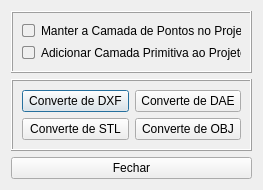
<?xml version="1.0" encoding="UTF-8"?>
<ui version="4.0">
 <class>Dialog</class>
 <widget class="QDialog" name="Dialog">
  <property name="geometry">
   <rect>
    <x>0</x>
    <y>0</y>
    <width>263</width>
    <height>190</height>
   </rect>
  </property>
  <property name="minimumSize">
   <size>
    <width>263</width>
    <height>190</height>
   </size>
  </property>
  <property name="maximumSize">
   <size>
    <width>263</width>
    <height>190</height>
   </size>
  </property>
  <property name="windowTitle">
   <string>Dialog</string>
  </property>
  <layout class="QGridLayout" name="gridLayout_3">
   <item row="0" column="0">
    <widget class="QFrame" name="frame">
     <property name="frameShape">
      <enum>QFrame::Box</enum>
     </property>
     <property name="frameShadow">
      <enum>QFrame::Raised</enum>
     </property>
     <layout class="QGridLayout" name="gridLayout">
      <item row="0" column="0" colspan="2">
       <widget class="QCheckBox" name="checkBoxPontos">
        <property name="styleSheet">
         <string notr="true">QCheckBox::indicator {
    width: 11px;  /* Aumentei um pouco o tamanho para melhor visualização */
    height: 11px;
    border-radius: 2px; /* Cantos ligeiramente arredondados */
    background-color: transparent; /* Cor de fundo padrão */
    border: 1px solid #8a8a8a; /* Borda padrão */
    transition: all 0.2s ease; /* Suaviza as transições */
}

QCheckBox::indicator:hover {
    background-color: #7eafff; /* Azul suave ao passar o mouse */
    border: 1px solid #8a8a8a; /* Borda padrão ao passar o mouse */
    border-radius: 2px; /* Mantém os cantos arredondados */
}

QCheckBox::indicator:checked {
    width: 11px;  /* Aumenta um pouco o tamanho para melhor visualização */
    height: 11px;
    background-color: #0000ff; /* Azul mais forte ao ser clicado */
    border: 1px solid #00007f; /* Borda Azul escura ao ser clicado */
    border-radius: 3px; /* Mantém os cantos arredondados */
    box-shadow: inset 0px 4px 8px rgba(255, 0, 0, 0.5); /* Sombra interna para efeito 3D */
}
</string>
        </property>
        <property name="text">
         <string>Manter a Camada de Pontos no Projeto</string>
        </property>
       </widget>
      </item>
      <item row="1" column="0" colspan="2">
       <widget class="QCheckBox" name="checkBoxGRADE">
        <property name="styleSheet">
         <string notr="true">QCheckBox::indicator {
    width: 11px;  /* Aumentei um pouco o tamanho para melhor visualização */
    height: 11px;
    border-radius: 2px; /* Cantos ligeiramente arredondados */
    background-color: transparent; /* Cor de fundo padrão */
    border: 1px solid #8a8a8a; /* Borda padrão */
    transition: all 0.2s ease; /* Suaviza as transições */
}

QCheckBox::indicator:hover {
    background-color: #7eafff; /* Azul suave ao passar o mouse */
    border: 1px solid #8a8a8a; /* Borda padrão ao passar o mouse */
    border-radius: 2px; /* Mantém os cantos arredondados */
}

QCheckBox::indicator:checked {
    width: 11px;  /* Aumenta um pouco o tamanho para melhor visualização */
    height: 11px;
    background-color: #0000ff; /* Azul mais forte ao ser clicado */
    border: 1px solid #00007f; /* Borda Azul escura ao ser clicado */
    border-radius: 3px; /* Mantém os cantos arredondados */
    box-shadow: inset 0px 4px 8px rgba(255, 0, 0, 0.5); /* Sombra interna para efeito 3D */
}
</string>
        </property>
        <property name="text">
         <string>Adicionar Camada Primitiva ao Projeto</string>
        </property>
       </widget>
      </item>
     </layout>
    </widget>
   </item>
   <item row="1" column="0">
    <widget class="QFrame" name="frame_2">
     <property name="frameShape">
      <enum>QFrame::Box</enum>
     </property>
     <property name="frameShadow">
      <enum>QFrame::Raised</enum>
     </property>
     <layout class="QGridLayout" name="gridLayout_2">
      <item row="0" column="0">
       <widget class="QPushButton" name="pushButton_converte">
        <property name="styleSheet">
         <string notr="true">/* Estado normal: mantém o estilo original definido pelo Qtdesigner */
QPushButton {
    /* Não há alterações aqui, preserva o visual padrão */
}

/* Ao passar o mouse: aplica o efeito &quot;Windows Vista&quot; com magenta neon,
   onde a parte inferior fica mais clara e iluminada */
QPushButton:hover {
    background: qlineargradient(
        spread: pad,
        x1: 0, y1: 0,
        x2: 0, y2: 1,
        stop: 0   #ff66ff,  /* Topo levemente mais claro */
        stop: 0.8 #ff00ff,  /* Cor principal: magenta neon */
        stop: 1   #ff99ff   /* Fundo mais claro e iluminado */
    );
    border: 1px solid #ff00ff; /* Realça a borda em magenta neon */
    border-radius: 4px;         /* Garante cantos arredondados, se necessário */
    transition: all 0.2s ease;  /* Suaviza a transição do efeito */
}

/* Ao clicar: fixa o efeito com cor sólida e aparência &quot;pressionada&quot; */
QPushButton:pressed {
    background: qlineargradient(
        spread: pad,
        x1: 0, y1: 0,
        x2: 0, y2: 1,
        stop: 0   #ff00ff,  /* Gradiente para efeito pressionado */
        stop: 1   #e600e6
    );
    border: 1px solid #b300b3;  /* Borda levemente escurecida */
    transform: scale(0.98);      /* Sutil redução de escala para simular clique */
}
</string>
        </property>
        <property name="text">
         <string>Converte de DXF</string>
        </property>
       </widget>
      </item>
      <item row="0" column="1">
       <widget class="QPushButton" name="pushButton_converteDAE">
        <property name="styleSheet">
         <string notr="true">/* Estado normal: mantém o estilo original definido pelo Qtdesigner */
QPushButton {
    /* Não há alterações aqui, preserva o visual padrão */
}

/* Ao passar o mouse: aplica o efeito &quot;Windows Vista&quot; com azul neon */
QPushButton:hover {
    background: qlineargradient(
        spread: pad,
        x1: 0, y1: 0,
        x2: 0, y2: 1,
        stop: 0   #00f7ff,  /* Topo levemente mais claro */
        stop: 0.8 #80f0ff,
        stop: 1   #60e0f0   /* Fundo com variação suave */
    );
    border: 1px solid #00d9ff; /* Realça a borda em azul neon */
    border-radius: 4px;         /* Garante cantos arredondados, se necessário */
    transition: all 0.2s ease;  /* Suaviza a transição do efeito */
}

/* Ao clicar: fixa o efeito com cor sólida e aparência &quot;pressionada&quot; */
QPushButton:pressed {
    background: qlineargradient(
        spread: pad,
        x1: 0, y1: 0,
        x2: 0, y2: 1,
        stop: 0   #00d9ff,  /* Gradiente para efeito pressionado */
        stop: 1   #00daf7
    );
    border: 1px solid #0099b3;  /* Borda levemente escurecida */
    transform: scale(0.98);      /* Sutil redução de escala para simular clique */
}
</string>
        </property>
        <property name="text">
         <string>Converte de DAE</string>
        </property>
       </widget>
      </item>
      <item row="1" column="0">
       <widget class="QPushButton" name="pushButton_converteSTL">
        <property name="styleSheet">
         <string notr="true">/* Estado normal: mantém o estilo original definido pelo Qtdesigner */
QPushButton {
    /* Não há alterações aqui, preserva o visual padrão */
}

/* Ao passar o mouse: aplica o efeito &quot;Windows Vista&quot; com azul padrão,
   onde a parte inferior apresenta um tom mais claro e iluminado */
QPushButton:hover {
    background: qlineargradient(
        spread: pad,
        x1: 0, y1: 0,
        x2: 0, y2: 1,
        stop: 0   #87CEFA,   /* Topo: LightSkyBlue, leve e claro */
        stop: 0.8 #1E90FF,   /* Meio: DodgerBlue, cor padrão e vibrante */
        stop: 1   #ADD8E6    /* Fundo: LightBlue, mais claro e iluminado */
    );
    border: 1px solid #1E90FF; /* Realça a borda com DodgerBlue */
    border-radius: 4px;        /* Garante cantos arredondados, se necessário */
    transition: all 0.2s ease; /* Suaviza a transição do efeito */
}

/* Ao clicar: fixa o efeito com cor sólida e aparência &quot;pressionada&quot; */
QPushButton:pressed {
    background: qlineargradient(
        spread: pad,
        x1: 0, y1: 0,
        x2: 0, y2: 1,
        stop: 0   #1E90FF,   /* Inicia com DodgerBlue */
        stop: 1   #1874CD    /* Finaliza com um tom mais escuro */
    );
    border: 1px solid #1560BD; /* Borda levemente escurecida */
    transform: scale(0.98);     /* Sutil redução de escala para simular clique */
}
</string>
        </property>
        <property name="text">
         <string>Converte de STL</string>
        </property>
       </widget>
      </item>
      <item row="1" column="1">
       <widget class="QPushButton" name="pushButton_converteOBJ">
        <property name="styleSheet">
         <string notr="true">/* Estado normal: mantém o estilo original definido pelo Qtdesigner */
QPushButton {
    /* Estilo original mantido */
}

/* Ao passar o mouse: aplica o efeito &quot;Windows Vista&quot; com verde, 
   onde a parte inferior apresenta um tom mais claro e iluminado */
QPushButton:hover {
    background: qlineargradient(
        spread: pad,
        x1: 0, y1: 0,
        x2: 0, y2: 1,
        stop: 0   #32cd32,   /* Parte superior: cor principal */
        stop: 0.8 #66ff66,   /* Parte intermediária */
        stop: 1   #99ff99    /* Parte inferior: tom mais claro e iluminado */
    );
    border: 1px solid #66ff66; /* Realça a borda em tom de verde intermediário */
    border-radius: 4px;         /* Garante cantos arredondados, se necessário */
    transition: all 0.2s ease;  /* Suaviza a transição do efeito */
}

/* Ao clicar: fixa o efeito com um gradiente que confere aparência &quot;pressionada&quot; */
QPushButton:pressed {
    background: qlineargradient(
        spread: pad,
        x1: 0, y1: 0,
        x2: 0, y2: 1,
        stop: 0   #32cd32,   /* Inicia com o verde principal */
        stop: 1   #2e8b57    /* Finaliza com um tom um pouco mais escuro */
    );
    border: 1px solid #228B22;  /* Borda levemente escurecida */
    transform: scale(0.98);      /* Sutil redução de escala para simular clique */
}
</string>
        </property>
        <property name="text">
         <string>Converte de OBJ</string>
        </property>
       </widget>
      </item>
     </layout>
    </widget>
   </item>
   <item row="2" column="0">
    <widget class="QPushButton" name="pushButtonFechar">
     <property name="styleSheet">
      <string notr="true">QPushButton {
    /* Mantém o estilo original do botão */
    transition: all 0.2s ease; /* Suaviza todas as transições de estado */
}

QPushButton:hover {
    background-color: qlineargradient(spread:pad, x1:0, y1:0, x2:0, y2:1, stop:0 #ffcccc, stop:1 #ff9999); /* Gradiente suave em tons de vermelho claro */
    border: 1px solid #ff6666; /* Borda vermelha mais escura */
    border-radius: 4px; /* Cantos arredondados */
    box-shadow: 0px 4px 8px rgba(255, 0, 0, 0.8); /* Sombra vermelha brilhante e levemente deslocada para dar profundidade */
}

QPushButton:pressed {
    background-color: qlineargradient(spread:pad, x1:0, y1:0, x2:0, y2:1, stop:0 #ff9999, stop:1 #ff6666); /* Gradiente mais escuro para efeito pressionado */
    border: 1px solid #cc0000; /* Borda vermelha ainda mais escura */
    box-shadow: inset 0px 4px 8px rgba(255, 0, 0, 0.8); /* Sombra interna para dar a impressão de que o botão foi pressionado */
    transform: scale(0.98); /* Leve redução no tamanho para simular o pressionar */
}
</string>
     </property>
     <property name="text">
      <string>Fechar</string>
     </property>
    </widget>
   </item>
  </layout>
 </widget>
 <resources/>
 <connections/>
</ui>
